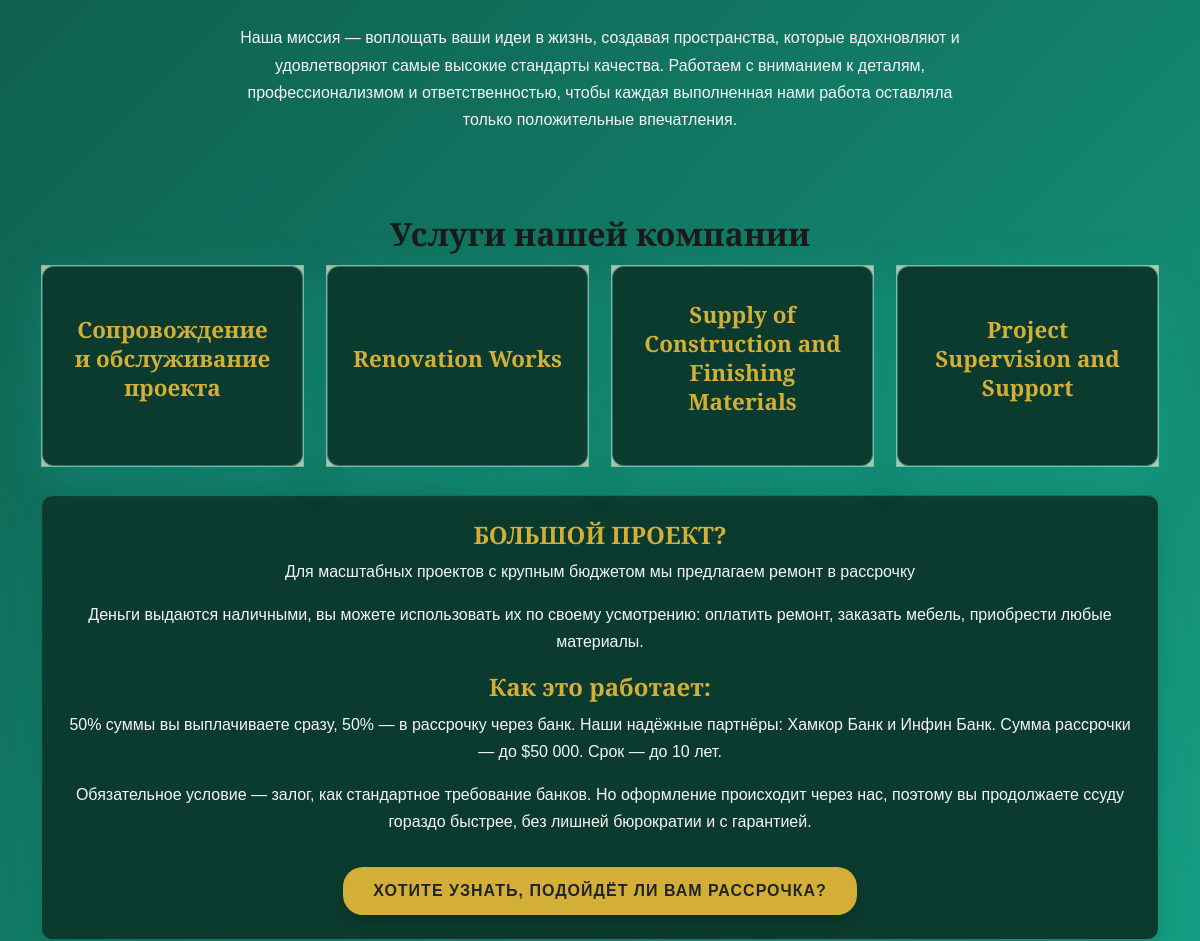
The app's page / (middle part), older data.
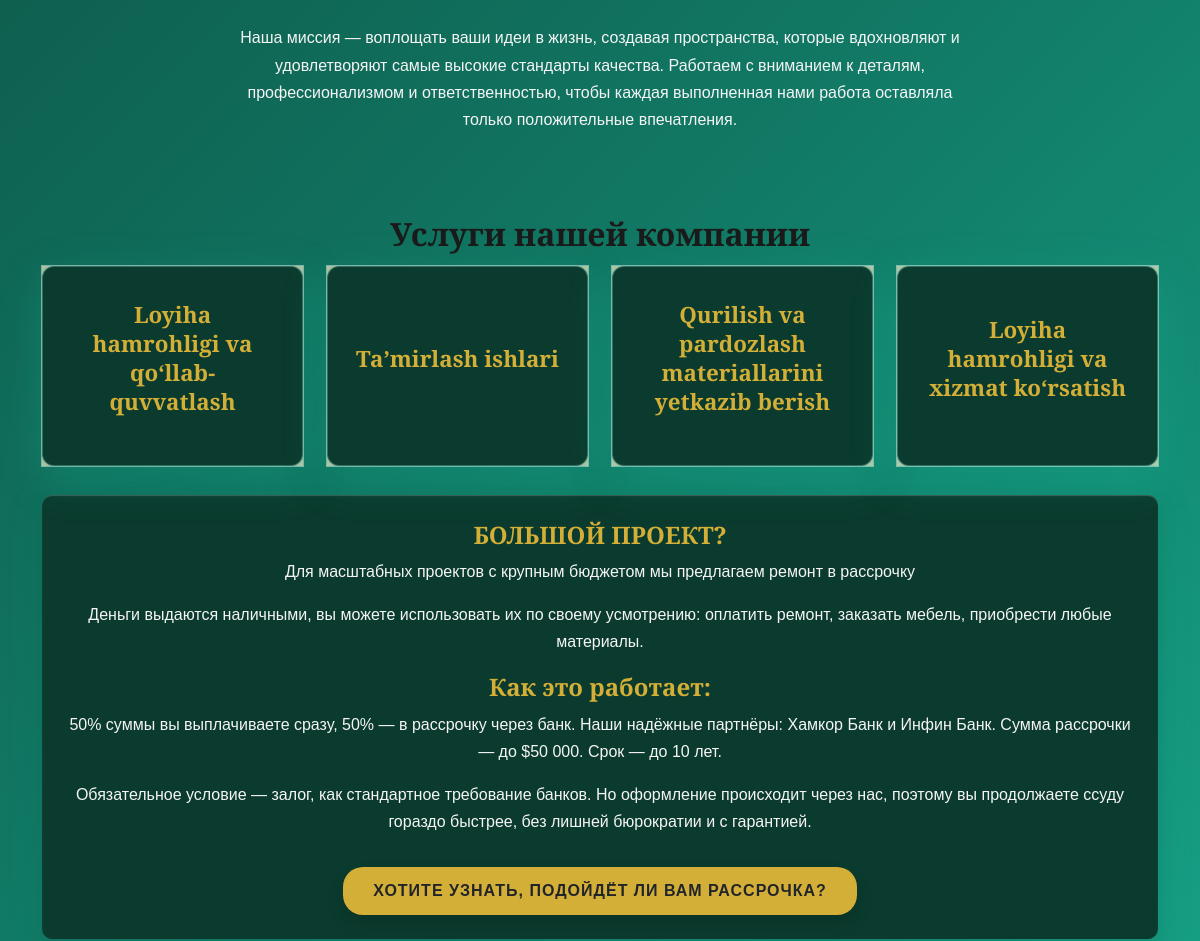
The same page, newer data.
### main/models.py (models this page shows, shortened)
class ServiceItem(models.Model):
    title = models.CharField(
        _('Название услуги'),
        max_length=255
    )
    description = models.TextField(
        _('Краткое описание')
    )
    details = models.TextField(
        _('Детали (HTML или Markdown)'),
        blank=True
    )
    order = models.PositiveIntegerField(
        _('Порядок'),
        default=0
    )
    class Meta:
        verbose_name = _('Услуга')
        verbose_name_plural = _('Услуги')
        ordering = ['order', 'id']

### main/views.py (the view)
# urls.py: path('', views.home, name='home'),
def home(request):
    return render(request, 'base.html', {
        "materials": MaterialItem.objects.order_by("order"),
        "styles": StyleItem.objects.order_by("order"),
        "projects": ProjectItem.objects.order_by("order"),
        "services": ServiceItem.objects.order_by("order"),
        "guarantees": GuaranteeItem.objects.order_by("order"),
        "installment": InstallmentInfo.objects.first(),
    })

### main/context_processors.py (called while the page is built)
def material_categories(request):
    return {
        'footer_material_categories': MaterialCategory.objects.all().order_by('order')
    }

### templates/base.html (shortened to what this page needs)
{% load i18n static %}
<!DOCTYPE html>
<html lang="ru">
<head>
	<link
			href="https://cdn.jsdelivr.net/npm/bootstrap@5.3.0/dist/css/bootstrap.min.css"
			rel="stylesheet"
	/>
	<link
			rel="stylesheet"
			href="https://cdnjs.cloudflare.com/ajax/libs/font-awesome/6.4.0/css/all.min.css"
	/>
	<link rel="stylesheet" href="{% static 'css/style.css' %}">
	<link rel="stylesheet" href="{% static 'css/service.css' %}">
</head>
<body>
						{% get_current_language as LANGUAGE_CODE %}
{% block dashboard %}
	<section id="about" class="py-3">
		<div class="container py-3">
			<div class="row">
				<div class="col-md-6 col-lg-3 fade-in">
				</div>
				<div class="col-md-6 col-lg-3 fade-in">
				</div>
				<div class="col-md-6 col-lg-3 fade-in">
				</div>
				<div class="col-md-6 col-lg-3 fade-in">
				</div>
			</div>
			<div class="row mt-3">
				<div class="col-lg-8 mx-auto text-center fade-in">
					<p>
						{% trans "Наша миссия — воплощать ваши идеи в жизнь, создавая пространства, которые вдохновляют и удовлетворяют самые высокие стандарты качества. Работаем с вниманием к деталям, профессионализмом и ответственностью, чтобы каждая выполненная нами работа оставляла только положительные впечатления." %}
					</p>
				</div>
			</div>
		</div>
	</section>
	<section id="services" class="py-3">
		<div class="container py-3">
			<h2 class="text-center section-title slide-up mb-3">
				{% trans "Услуги нашей компании" %}
			</h2>
			<div class="row">
				{% for service in services %}
					<div class="col-lg-3 slide-up">
						<div class="flip-card text-center">
							<div class="flip-card-inner">
								<div class="flip-card-front">
									<h4>{{ service.title }}</h4>
								</div>
								<div class="flip-card-back">
									<p>{{ service.description }}</p>
								</div>
							</div>
						</div>
					</div>
				{% endfor %}
			</div>
			<div class="row mt-4">
				<div class="col-lg-12 mx-auto fade-in">
					<div class="credit-card p-4 text-center">
						<h4>{% trans "БОЛЬШОЙ ПРОЕКТ?" %}</h4>
						<p>
							{% trans "Для масштабных проектов с крупным бюджетом мы предлагаем ремонт в рассрочку" %}
						</p>
						<p>
							{% trans "Деньги выдаются наличными, вы можете использовать их по своему усмотрению: оплатить ремонт, заказать мебель, приобрести любые материалы." %}
						</p>
						<h4>{% trans "Как это работает:" %}</h4>
						<p>
							{% trans "50% суммы вы выплачиваете сразу, 50% — в рассрочку через банк. Наши надёжные партнёры: Хамкор Банк и Инфин Банк. Сумма рассрочки — до $50 000. Срок — до 10 лет." %}
						</p>
						<p>
							{% trans "Обязательное условие — залог, как стандартное требование банков. Но оформление происходит через нас, поэтому вы продолжаете ссуду гораздо быстрее, без лишней бюрократии и с гарантией." %}
						</p>
						<a href="{% url 'contacts' %}" class="btn btn-custom mt-3 shadow">
							{% trans "Хотите узнать, подойдёт ли вам рассрочка?" %}
						</a>
					</div>
				</div>
			</div>
		</div>
	</section>
{% endblock dashboard %}
</body>
</html>

Row changes from the older to the newer data that the page shows:
changed ServiceItem: title "Сопровождение и обслуживание проекта" → "Loyiha hamrohligi va qo‘llab-quvvatlash"
changed ServiceItem: title "Renovation Works" → "Ta’mirlash ishlari"
changed ServiceItem: title "Supply of Construction and Finishing Materials" → "Qurilish va pardozlash materiallarini yetkazib berish"
changed ServiceItem: title "Project Supervision and Support" → "Loyiha hamrohligi va xizmat ko‘rsatish"
